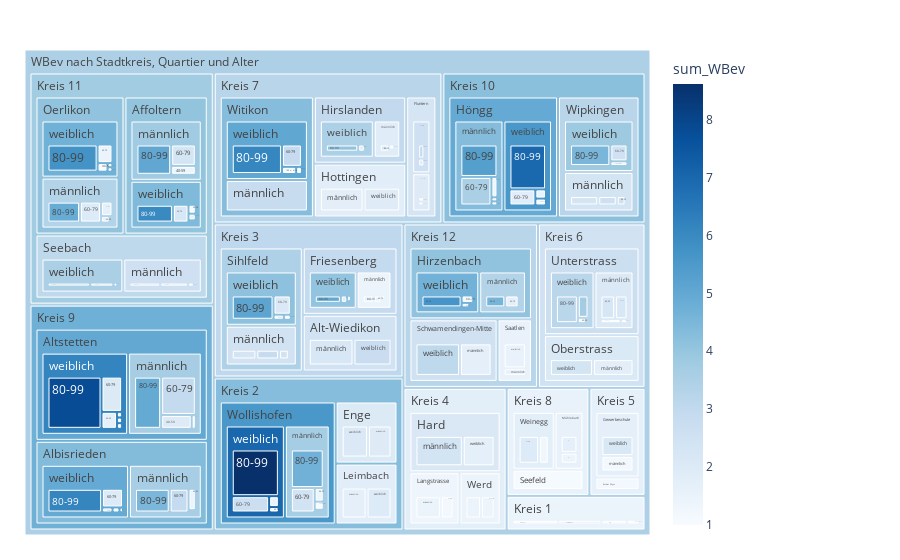

Here is the notebook cell this chart was saved with:
### Code cell
fig = px.treemap(myTreemapAgg.reset_index(), path=[px.Constant("WBev nach Stadtkreis, Quartier und Alter"), 'KreisLang','QuarLang', 'SexLang','AlterV20Kurz']
                 , values='sum_WBev'
                 , color='sum_WBev'
                 ## bei discrete scales (bei Klassen und Strings):                 
                 #, color_discrete_map={'(?)':'lightgrey','EVP':'gold', 'SP':'#FF3030', 'PdA':'#EE3B3B', 'Grüne':'#A2CD5A','GLP':'#CAFF70','Die Mitte':'orange','FDP':'#104E8B','AL':'deeppink','SVP':'forestgreen', 'FL ZÜRI':'#8B864E','Volt':'#lightblue' }                
                 ## bei continuous scales (bei Zahlenwerten):
                , color_continuous_scale='Blues'
                #, color_continuous_midpoint=np.average(df['AnzBestWir'], weights=df['AnzBestWir'])  
                 #,height=400
                 #,width=1500                 
                )
fig.update_traces(root_color="grey")
fig.update_layout(margin = dict(t=50, l=25, r=250, b=25))
fig.show()

### Figure 1 — Plotly figure (JSON) as saved in the notebook; plotly's stock layout.template omitted (floating-point values rounded to 4 significant figures; data arrays with more than 128 entries replaced by an {"elided": "..."} marker saying what was removed)
{"data": [{"branchvalues": "total", "customdata": {"elided": "378x1 float values"}, "domain": {"x": [0, 1], "y": [0, 1]}, "hovertemplate": "labels=%{label}<br>sum_WBev_sum=%{value}<br>parent=%{parent}<br>id=%{id}<br>sum_WBev=%{color}<extra></extra>", "ids": {"elided": "378 str values"}, "labels": {"elided": "378 str values"}, "marker": {"coloraxis": "coloraxis", "colors": {"elided": "378 float values"}}, "name": "", "parents": {"elided": "378 str values"}, "root": {"color": "grey"}, "type": "treemap", "values": {"elided": "378 int values"}}], "layout": {"autosize": true, "coloraxis": {"colorbar": {"title": {"text": "sum_WBev"}}, "colorscale": [[0, "rgb(247,251,255)"], [0.125, "rgb(222,235,247)"], [0.25, "rgb(198,219,239)"], [0.375, "rgb(158,202,225)"], [0.5, "rgb(107,174,214)"], [0.625, "rgb(66,146,198)"], [0.75, "rgb(33,113,181)"], [0.875, "rgb(8,81,156)"], [1, "rgb(8,48,107)"]]}, "legend": {"tracegroupgap": 0}, "margin": {"b": 25, "l": 25, "r": 250, "t": 50}}}
